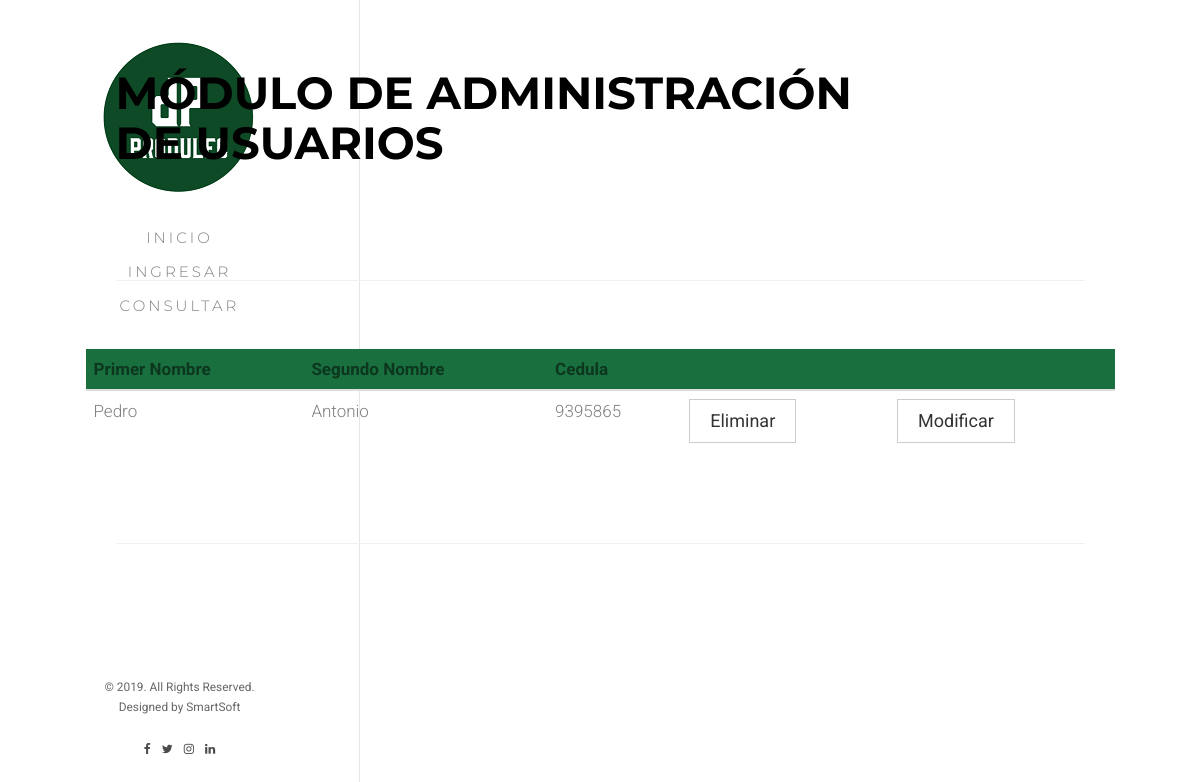
/searchuser, run on the app's committed database.
### produlect/models.py (models this page shows, shortened)
class empleado(models.Model):
    id_empleado = models.AutoField(primary_key=True)
    primer_nombre = models.CharField(max_length=45)
    segundo_nombre = models.CharField(max_length=45, blank=True)
    primer_apellido = models.CharField(max_length=45)
    segundo_apellido = models.CharField(max_length=45, blank=True)
    cedula = models.IntegerField()
    celular = models.CharField(max_length=10)
    fecha_nacimiento = models.DateField(
        'Fecha de Nacimento', blank=False, null=False)
    fecha_contratacion = models.DateField(
        'Fecha de Contratacion', blank=False, null=False)
    sueldo = models.IntegerField()
    email = models.CharField(max_length=45, blank=True)
    id_cargo = models.ForeignKey(cargo, on_delete=models.CASCADE)

### produlect/views.py (the view)
# urls.py: path('searchuser', views.searchuser, name='searchuser'),
def searchuser(request):
    users = empleado.objects.all()
    args = {
        'users': users
    }
    return render(request, 'user/search.html', args)

### produlect/templates/user/search.html (shortened to what this page needs)
{% extends "base/base.html" %}
{% load static %}
{% block content %}
<div id="fh5co-page">
	<aside id="fh5co-aside" role="complementary" class="border js-fullheight">
		<h1 id="fh5co-logo"><a href="index.html"><img src="{% static 'images/logo_1.png' %}"
					alt="Free HTML5 Bootstrap Website Template"></a></h1>
		<nav id="fh5co-main-menu" role="navigation">
			<ul>
				<li><a href="{% url 'index' %}">Inicio</a></li>
				<li><a href="{% url 'createuser' %}">Ingresar</a></li>
				<li><a href="{% url 'searchuser' %}">Consultar</a></li>
			</ul>
		</nav>
		<div class="fh5co-footer">
			<p><small>&copy; 2019. All Rights Reserved.</span> <span>Designed by SmartSoft</span>
			<ul>
				<li><a href="#"><i class="icon-facebook"></i></a></li>
				<li><a href="#"><i class="icon-twitter"></i></a></li>
				<li><a href="#"><i class="icon-instagram"></i></a></li>
				<li><a href="#"><i class="icon-linkedin"></i></a></li>
			</ul>
		</div>
	</aside>
	<div id="fh5co-main">
		<div class="fh5co-narrow-content fh5co-border-bottom">
			<h2 class="fh5co-heading animate-box" data-animate-effect="fadeInLeft">MÓDULO DE ADMINISTRACIÓN <span>DE
					USUARIOS</span></h2>
		</div>
		<div class="fh5co-narrow-content fh5co-border-bottom" id="consultar">
			<div class="row">
				<div class="col-md-20 animate-box" data-animate-effect="fadeInLeft">
					<form action="">
						<div class="row">
							<div class="col-md-12">
								<div class="row">
									<table class="table">
										<thead style="background-color: #196f3d">
											<tr>
												<th scope="col">Primer Nombre</th>
												<th scope="col">Segundo Nombre</th>
												<th scope="col">Cedula</th>
												<th scope="col"></th>
												<th scope="col"></th>
											</tr>
										</thead>
										{% for form in users %}
										<tbody>
											<tr>
												<td scope="row">{{ form.primer_nombre }}</td>
												<td scope="row">{{ form.segundo_nombre }}</td>
												<td scope="row">{{ form.cedula }}</td>
												<td scope="row"><a href="{% url 'deleteuser' cedula=form.cedula %}"><button type="button" class="btn btn-default">Eliminar</button></a></td>
												<td scope="row"><a href="{% url 'updateuser' cedula=form.cedula %}"><button type="button" class="btn btn-default">Modificar</button></a></td>
											</tr>
										</tbody>
										{% endfor %}
									</table>
								</div>
							</div>
						</div>
					</form>
				</div>
			</div>
		</div>
	</div>
</div>
{% endblock content%}

### produlect/static/css/icomoon.css (style rules this page uses)
[class^="icon-"], [class*=" icon-"] { font-family: 'icomoon' !important; speak: none; font-style: normal; font-weight: normal; font-variant: normal; text-transform: none; line-height: 1; -webkit-font-smoothing: antialiased; -moz-osx-font-smoothing: grayscale; }
.icon-twitter:before { content: "\f099"; }
.icon-facebook:before { content: "\f09a"; }
.icon-linkedin:before { content: "\f0e1"; }
.icon-instagram:before { content: "\f16d"; }

### produlect/static/css/style.css (style rules this page uses)
body { font-family: "Roboto", Arial, sans-serif; font-weight: 300; font-size: 20px; line-height: 1.6; color: rgba(0, 0, 0, 0.5); }
a { color: #196f3d; -webkit-transition: 0.5s; -o-transition: 0.5s; transition: 0.5s; }
p { margin-bottom: 1.5em; }
h1, h2, h3, h4, h5, h6 { color: #000; font-family: "Montserrat", Arial, sans-serif; font-weight: 700; margin: 0 0 30px 0; }
#fh5co-page { width: 100%; overflow: hidden; position: relative; }
#fh5co-aside { padding-top: 40px; padding-bottom: 40px; width: 15%; position: fixed; bottom: 0; top: 0; left: 0; overflow-y: scroll; -webkit-transition: 0.5s; -o-transition: 0.5s; transition: 0.5s; font-size: 9px !important; }
#fh5co-aside.border { border-right: 1px solid #e6e6e6; }
@media screen and (max-width: 1200px) { #fh5co-aside { width: 30%; } }
#fh5co-aside #fh5co-logo { text-align: center; }
#fh5co-aside #fh5co-main-menu ul { text-align: center; margin: 0; padding: 0; }
#fh5co-aside #fh5co-main-menu ul li { margin: 0 0 10px 0; padding: 0; list-style: none; }
#fh5co-aside #fh5co-main-menu ul li a { color: rgba(0, 0, 0, 0.5); text-decoration: none; letter-spacing: .1em; text-transform: uppercase; font-size: 15px; font-weight: 300; position: relative; -webkit-transition: 0.3s; -o-transition: 0.3s; transition: 0.3s; padding: 10px 10px; letter-spacing: .2em; font-family: "Montserrat", Arial, sans-serif; }
#fh5co-aside #fh5co-main-menu ul li a:after { content: ""; position: absolute; height: 2px; bottom: 7px; left: 10px; right: 10px; background-color: #196f3d; visibility: hidden; -webkit-transform: scaleX(0); -moz-transform: scaleX(0); -ms-transform: scaleX(0); -o-transform: scaleX(0); transform: scaleX(0); -webkit-transition: all 0.3s cubic-bezier(0.175, 0.885, 0.32, 1.275); -moz-transition: all 0.3s cubic-bezier(0.175, 0.885, 0.32, 1.275); -ms-transition: all 0.3s cubic-bezier(0.175, 0.885, 0.32, 1.275); -o-transition: all 0.3s cubic-bezier(0.175, 0.885, 0.32, 1.275); transition: all 0.3s cubic-bezier(0.175, 0.885, 0.32, 1.275); }
#fh5co-aside .fh5co-footer { position: absolute; bottom: 40px; font-size: 14px; text-align: center; width: 100%; font-weight: 400; color: rgba(0, 0, 0, 0.6); }
#fh5co-aside .fh5co-footer span { display: block; }
#fh5co-aside .fh5co-footer ul { padding: 0; margin: 0; text-align: center; }
#fh5co-aside .fh5co-footer ul li { padding: 0; margin: 0; display: inline; list-style: none; }
#fh5co-aside .fh5co-footer ul li a { color: rgba(0, 0, 0, 0.7); padding: 4px; }
#fh5co-main { width: 93%; float: right; -webkit-transition: 0.5s; -o-transition: 0.5s; transition: 0.5s; }
@media screen and (max-width: 1200px) { #fh5co-main { width: 98%; } }
@media screen and (max-width: 1200px) { #fh5co-main { width: 100%; } }
#fh5co-main .fh5co-narrow-content { position: relative; width: 85%; margin: 0 auto; padding: 4em 0; }
.fh5co-border-bottom { border-bottom: 1px solid #f0f0f0; }
.fh5co-heading { font-size: 45px; margin-bottom: 1em; }
.fh5co-heading span { display: block; }
.btn { margin-right: 4px; margin-bottom: 4px; font-family: "Roboto", Arial, sans-serif; font-size: 18px; font-weight: 400; -webkit-border-radius: 0px; -moz-border-radius: 0px; -ms-border-radius: 0px; border-radius: 0px; -webkit-transition: 0.5s; -o-transition: 0.5s; transition: 0.5s; padding: 8px 20px !important; }
.js .animate-box { opacity: 0; }

### data on the page
empleado: primer_nombre "Pedro", segundo_nombre "Antonio", cedula "9395865"
